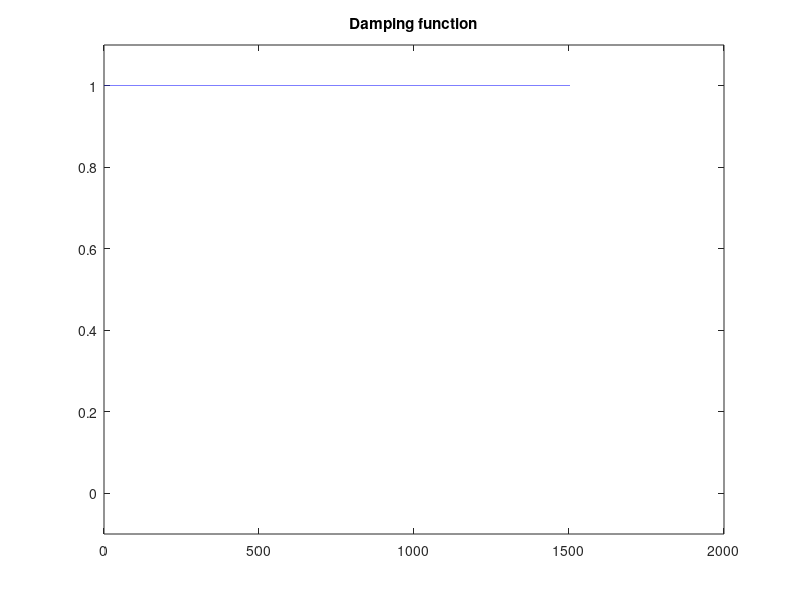
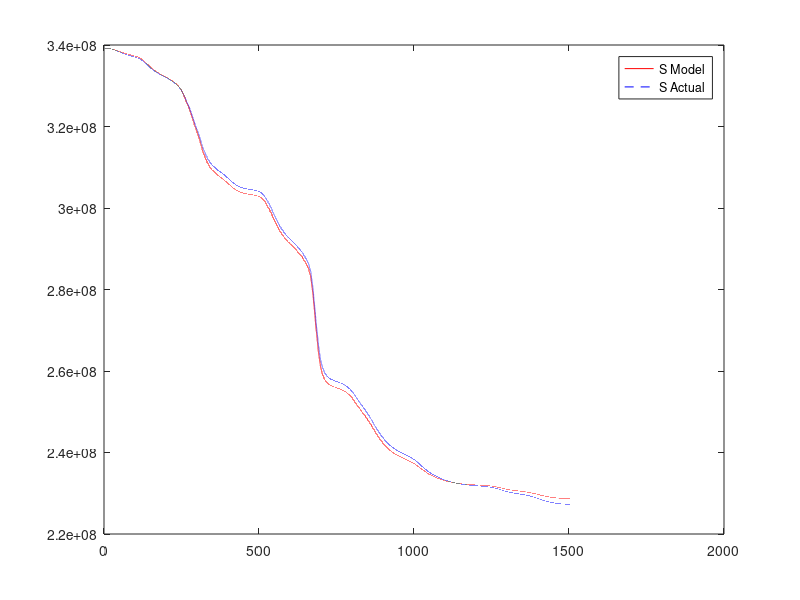
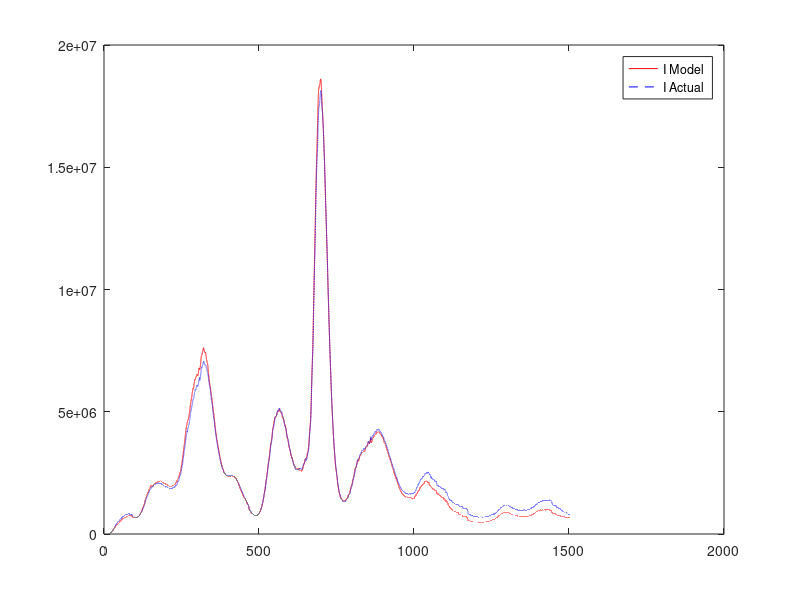

Recreate these plots in MATLAB, in order.
clear all;

global t BETA_approx ALPHA_approx;

dt = 1/100;
t = csvread("index_ready_USA.csv", 1, 0);
nt = length(t);
time_index = transpose([0:0.25:t(end)]);
I_data = csvread("I_ready_USA.csv", 1, 0);
S_data = csvread("S_ready_USA.csv", 1, 0);
BETA = csvread("Beta.csv");
ALPHA = csvread("Alpha.csv");

%USA 1 March 2020
S = zeros(nt,1); I = zeros(nt,1);
S(1) = S_data(1); I(1) = I_data(1);

BETA_approx = BETA; ALPHA_approx = ALPHA;

%%%%%%%%%%%%%% LOCK DOWN PARAMETERS %%%%%%%%%%%%%%%%%%%%%%%%%%%%%%%%%%%%%%%%%%%%%
%%%%%%%%%%%%%% EDIT THESE 4 LINES FOR DIFFERENT SCENARIOS:
lock_down = 0;       %%% <--- SIMULATE WITH LOCKDOWN OR NOT?  1 MEANS LOCKDOWN, 0 MEANS NO LOCKDOWN
t_lag = 259;
W = 5; L = 2;        %%% <--- W DAYS OF FREE, L DAYS OF LOCKDOWN
%%%%%%%%%%%%%%%%%%%%%%%%%%%%%%%%%%%%%%%%%%%%%%%%%%%%%%%%%%%%%%%%%%%%%%%%%%%%%%


%%%% Create the Damping vector
checkpoint = t_lag;
for it = 1:1:nt
if t(it) <= t_lag
Damp(it) = 1;
else
  if t(it) >= checkpoint + W+L
    checkpoint = checkpoint + W+L;
  endif
  if (checkpoint <= t(it)) &&  (t(it) <= checkpoint + W)
    Damp(it) = 1;
  else
    Damp(it) = 0.175;
  endif
endif
endfor

if lock_down == 0
Damp = ones(nt,1);
end
figure;
plot(t, Damp); title("Damping function");
ylim([-0.1, 1.1]);
%%%%%%%%%%%%%%%%%%%%%%%%%%%%%%%%%%%%%%%%%%%

function result = odefun(x, y, Damp)
  global t BETA_approx ALPHA_approx;
 [ d, ix ] = min( abs( t-x ) );
  f1 =   -(Damp(ix)*BETA_approx(ix)*y(1)*y(2));
  f2 =    Damp(ix)*(BETA_approx(ix)*y(1)*y(2)) - ALPHA_approx(ix)*y(2);
  result = [f1; f2];
end

percent_updated = 0; tic;
[t, sol] = ode45(@(t,y) odefun(t,y, Damp), t, [S(1); I(1)]);
toc;

negative = 0;
for i=1:1:nt
if sol(i,2) >= 0
S(i) = sol(i,1); I(i) = sol(i,2);
else
S(i) = S(i-1);  I(i) = 0; last_index = i; negative = 1;
break
endif
endfor
if negative == 1
for i=last_index+1:1:nt
S(i) = S(i-1);  I(i) = 0;
endfor
endif

figure;
plot(t, S, '-r', t, S_data, '--b'); legend("S Model", "S Actual");

figure;
plot(t, I, '-r', t, I_data, '--b'); legend("I Model", "I Actual");


